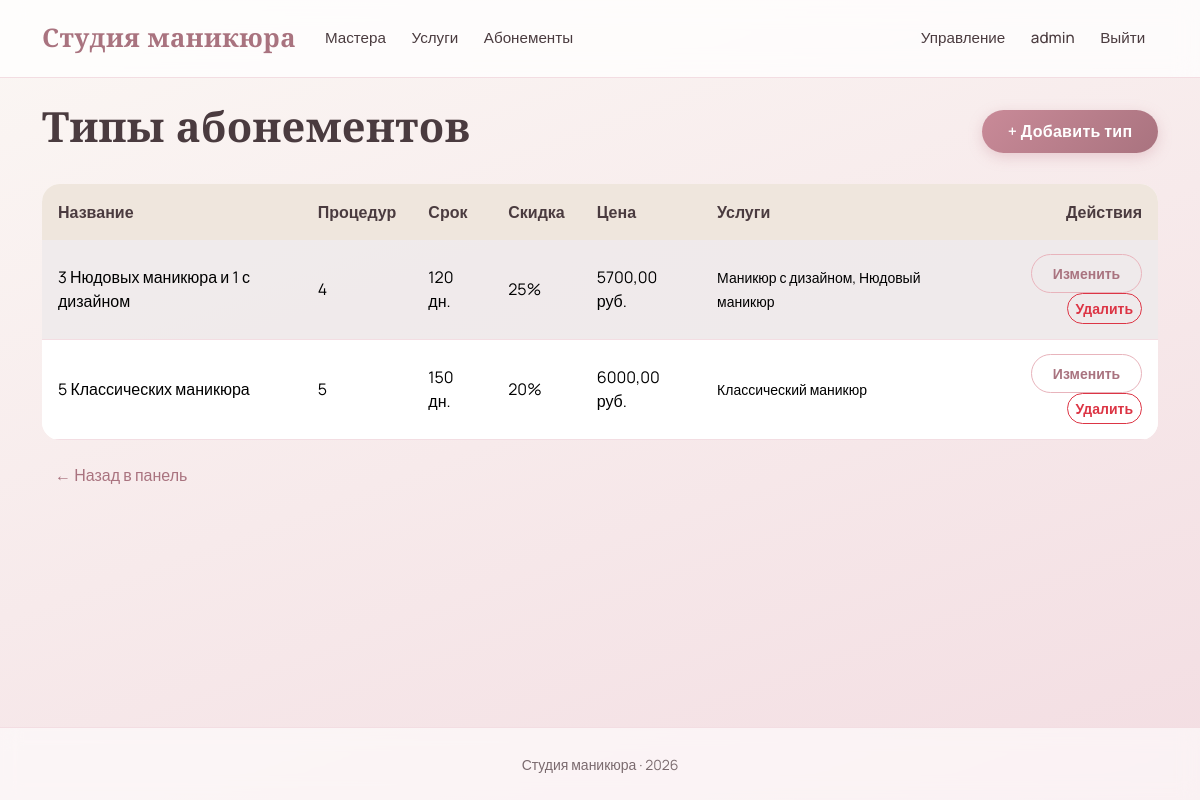
/manage/subscription-types/ (signed in), run on the app's committed database.
### accounts/models.py (models this page shows, shortened)
class User(AbstractUser):
    class Role(models.TextChoices):
        CLIENT = 'client', 'Клиент'
        MASTER = 'master', 'Мастер'
        ADMIN = 'admin', 'Администратор'
    role = models.CharField(
        'Роль',
        max_length=20,
        choices=Role.choices,
        default=Role.CLIENT,
    )
    email = models.EmailField('Эл. почта', unique=True)
    username = models.CharField(
        'Имя пользователя',
        max_length=150,
        unique=False,  # разрешаем повторяющиеся имена
    )
    full_name = models.CharField('ФИО', max_length=100, blank=True)
    phone = models.CharField('Телефон', max_length=20, blank=True)
    created_at = models.DateTimeField('Дата регистрации', auto_now_add=True)
    must_change_password = models.BooleanField(
        'Требуется смена пароля',
        default=False,
        help_text='Если включено, пользователь будет обязан сменить пароль при следующем входе.',
    )
    class Meta:
        verbose_name = 'Пользователь'
        verbose_name_plural = 'Пользователи'
    @property
    def display_name(self):
        if self.full_name:
            return self.full_name
        combined = f'{self.first_name} {self.last_name}'.strip()
        if combined:
            return combined
        return self.username

### subscriptions/models.py (models this page shows, shortened)
class SubscriptionType(models.Model):
    name = models.CharField('Название', max_length=150)
    procedures_count = models.PositiveIntegerField('Количество процедур')
    validity_days = models.PositiveIntegerField('Срок действия (дней)')
    discount_percent = models.PositiveIntegerField('Скидка, %', default=0)
    total_price = models.DecimalField('Итоговая цена, руб.', max_digits=10, decimal_places=2)
    services = models.ManyToManyField(
        Service,
        through='SubscriptionTypeService',
        related_name='subscription_types',
        verbose_name='Доступные услуги',
    )
    class Meta:
        verbose_name = 'Тип абонемента'
        verbose_name_plural = 'Типы абонементов'
        ordering = ['total_price']

### catalog/models.py (models this page shows, shortened)
class Service(models.Model):
    name = models.CharField('Название', max_length=150)
    description = models.TextField('Описание', blank=True)
    duration_minutes = models.PositiveIntegerField('Длительность (мин)')
    price = models.DecimalField('Цена, руб.', max_digits=10, decimal_places=2)
    class Meta:
        verbose_name = 'Услуга'
        verbose_name_plural = 'Услуги'
        ordering = ['name']

### management/views.py (the view)
# urls.py: path('subscription-types/', views.subscription_type_list, name='mng_subscription_type_list'),
@admin_required
def subscription_type_list(request):
    types = SubscriptionType.objects.prefetch_related('services').all()
    return render(request, 'management/subscription_type_list.html', {'types': types})

### templates/management/subscription_type_list.html (shortened to what this page needs)
{% extends 'base.html' %}
{% block content %}
<div class="d-flex justify-content-between align-items-center mb-4">
    <h1>Типы абонементов</h1>
    <a href="{% url 'mng_subscription_type_create' %}" class="btn btn-dark">+ Добавить тип</a>
</div>
<table class="table table-striped align-middle">
    <thead>
        <tr>
            <th>Название</th>
            <th>Процедур</th>
            <th>Срок</th>
            <th>Скидка</th>
            <th>Цена</th>
            <th>Услуги</th>
            <th class="text-end">Действия</th>
        </tr>
    </thead>
    <tbody>
        {% for type in types %}
            <tr>
                <td>{{ type.name }}</td>
                <td>{{ type.procedures_count }}</td>
                <td>{{ type.validity_days }} дн.</td>
                <td>{{ type.discount_percent }}%</td>
                <td>{{ type.total_price }} руб.</td>
                <td><small>{% for s in type.services.all %}{{ s.name }}{% if not forloop.last %}, {% endif %}{% empty %}любые{% endfor %}</small></td>
                <td class="text-end">
                    <a href="{% url 'mng_subscription_type_edit' type.pk %}" class="btn btn-sm btn-outline-dark">Изменить</a>
                    <a href="{% url 'mng_subscription_type_delete' type.pk %}" class="btn btn-sm btn-outline-danger">Удалить</a>
                </td>
            </tr>
        {% empty %}
            <tr><td colspan="7" class="text-muted">Типы абонементов не добавлены.</td></tr>
        {% endfor %}
    </tbody>
</table>
<a href="{% url 'mng_dashboard' %}" class="btn btn-link">← Назад в панель</a>
{% endblock %}

### templates/base.html (shortened to what this page needs)
{% load static %}
<!DOCTYPE html>
<html lang="ru">
<head>
    <link href="https://cdn.jsdelivr.net/npm/bootstrap@5.3.3/dist/css/bootstrap.min.css" rel="stylesheet">
    <link href="{% static 'css/style.css' %}" rel="stylesheet">
</head>
<body>
<nav class="navbar navbar-expand-lg">
    <div class="container">
        <a class="navbar-brand" href="{% url 'home' %}">Студия маникюра</a>
        <div class="collapse navbar-collapse">
            <ul class="navbar-nav me-auto">
                <li class="nav-item"><a class="nav-link" href="{% url 'home' %}">Мастера</a></li>
                <li class="nav-item"><a class="nav-link" href="{% url 'service_list' %}">Услуги</a></li>
                <li class="nav-item"><a class="nav-link" href="{% url 'subscription_list' %}">Абонементы</a></li>
            </ul>
            <ul class="navbar-nav">
                {% if user.is_authenticated %}
                    {% if user.is_superuser or user.role == 'admin' %}
                        <li class="nav-item"><a class="nav-link" href="{% url 'mng_dashboard' %}">Управление</a></li>
                    {% endif %}
                    <li class="nav-item"><a class="nav-link" href="{% url 'account' %}">{{ user.display_name }}</a></li>
                    <li class="nav-item">
                        <form action="{% url 'logout' %}" method="post" class="d-inline">
                            <button type="submit" class="btn btn-link nav-link">Выйти</button>
                        </form>
                    </li>
                {% else %}
                    <li class="nav-item"><a class="nav-link" href="{% url 'login' %}">Войти</a></li>
                    <li class="nav-item"><a class="nav-link" href="{% url 'register' %}">Регистрация</a></li>
                {% endif %}
            </ul>
        </div>
    </div>
</nav>
<main class="container my-4">
    {% block content %}{% endblock %}
</main>
<footer>
    <div class="container text-center">
        <small>Студия маникюра · 2026</small>
    </div>
</footer>
</body>
</html>

### static/css/style.css (style rules this page uses)
:root { --cream: #FBF7F4; --blush: #F3DDE2; --rose: #E8B4BC; --rose-deep: #C98A98; --mauve: #A9737F; --beige: #EFE6DD; --beige-warm: #E5D5C5; --ink: #4A3B3F; --ink-soft: #7A6A6E; --white: #FFFFFF; --shadow-soft: 0 10px 40px rgba(169, 115, 127, 0.12); --shadow-card: 0 4px 24px rgba(169, 115, 127, 0.10); --shadow-hover: 0 16px 48px rgba(169, 115, 127, 0.20); --radius: 18px; --radius-sm: 12px; }
html, body { height: 100%; }
body { display: flex; flex-direction: column; min-height: 100vh; margin: 0; font-family: 'Manrope', sans-serif; color: var(--ink); background: linear-gradient(160deg, var(--cream) 0%, var(--blush) 100%); background-attachment: fixed; }
main { flex: 1 0 auto; }
footer { flex-shrink: 0; }
h1, h2, h3, h4, h5, .display-4 { font-family: 'Cormorant Garamond', serif; font-weight: 600; color: var(--ink); letter-spacing: 0.3px; }
h1 { font-size: 2.6rem; }
.navbar { background: rgba(255, 255, 255, 0.75) !important; backdrop-filter: blur(12px); border-bottom: 1px solid var(--blush) !important; padding-top: 0.9rem; padding-bottom: 0.9rem; }
.navbar-brand { font-family: 'Cormorant Garamond', serif; font-size: 1.6rem !important; font-weight: 700 !important; color: var(--mauve) !important; letter-spacing: 0.5px; }
.navbar .nav-link { color: var(--ink) !important; font-weight: 500; font-size: 0.95rem; margin: 0 0.3rem; transition: color 0.2s ease; }
.btn-dark { background: linear-gradient(135deg, var(--rose-deep) 0%, var(--mauve) 100%); border: none; border-radius: 50px; padding: 0.6rem 1.6rem; font-weight: 600; letter-spacing: 0.3px; box-shadow: 0 4px 14px rgba(201, 138, 152, 0.35); transition: transform 0.2s ease, box-shadow 0.2s ease; }
.btn-outline-dark { border: 1.5px solid var(--rose); color: var(--mauve); border-radius: 50px; padding: 0.5rem 1.3rem; font-weight: 600; transition: all 0.2s ease; }
.btn-outline-danger { border-radius: 50px; font-weight: 600; }
.btn-link { color: var(--mauve); text-decoration: none; font-weight: 500; }
.table { background: rgba(255, 255, 255, 0.85); border-radius: var(--radius); overflow: hidden; }
.table thead th { background: var(--beige); color: var(--ink); font-weight: 600; border: none; padding: 1rem; }
.table tbody td { padding: 0.9rem 1rem; vertical-align: middle; border-color: var(--blush); }
.table-striped tbody tr:nth-of-type(odd) td { background: rgba(243, 221, 226, 0.18); }
footer { background: rgba(255, 255, 255, 0.6) !important; backdrop-filter: blur(10px); border-top: 1px solid var(--blush) !important; padding: 1.5rem 0; color: var(--ink-soft); }

### data on the page
User: display_name "admin"
SubscriptionType: name "3 Нюдовых маникюра и 1 с дизайном", procedures_count "4", validity_days "120", discount_percent "25", total_price "5700,00"
Service: name "Маникюр с дизайном"
Service: name "Нюдовый маникюр"
SubscriptionType: name "5 Классических маникюра", procedures_count "5", validity_days "150", discount_percent "20", total_price "6000,00"
Service: name "Классический маникюр"
